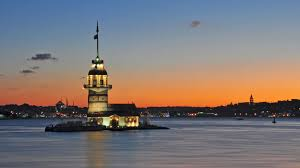
#> input picture Python Image/Image/images.jpeg, 300 x 168 px, found by its file name
$ python ilk.py
#> lines starting #> are read from the running program, lines starting #| are printed output that depends on the picture
import cv2
from matplotlib import pyplot as plt

resim = cv2.imread("Image\\images.jpeg",0)
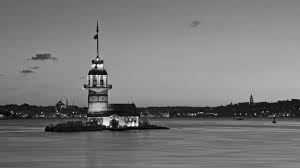
#> resim: shape (168, 300); min 0, max 255, mean 120.8
cv2.namedWindow("resim1",cv2.WINDOW_NORMAL)
cv2.imshow("resim1",resim)

cv2.imshow("resim1",resim)

cv2.destroyWindow("resim1")
cv2.imwrite("Resim-Gri.jpeg",resim)

plt.imshow(resim,cmap="grey")
plt.show()
